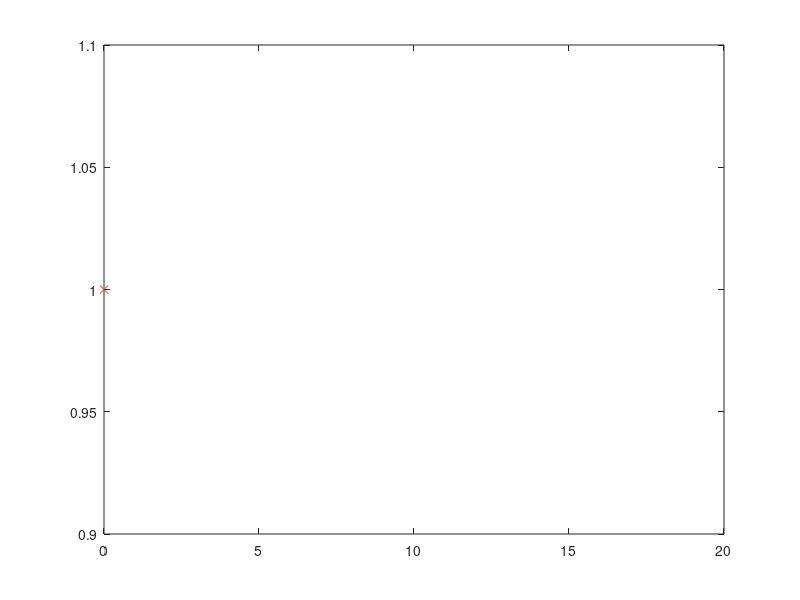

Reproduce this figure in MATLAB.
% c)
clear ALL
p = input('p in (0, 1) = ');
X = 0;
while (X >= p)
    X = X + 1;
end

N = input('number of simulations= ');
for i = 1 : N
    X(i) = 0;
    while (rand >= p)
        X(i) = X(i) + 1;
    end
end

U_X = unique(X);
n_X = hist(X, length(U_X));
relative_freq = n_X / N

% geopdf
k = 0:20;
a =geopdf(k, p);
plot(k, a, 'o', U_X, relative_freq, 'x')